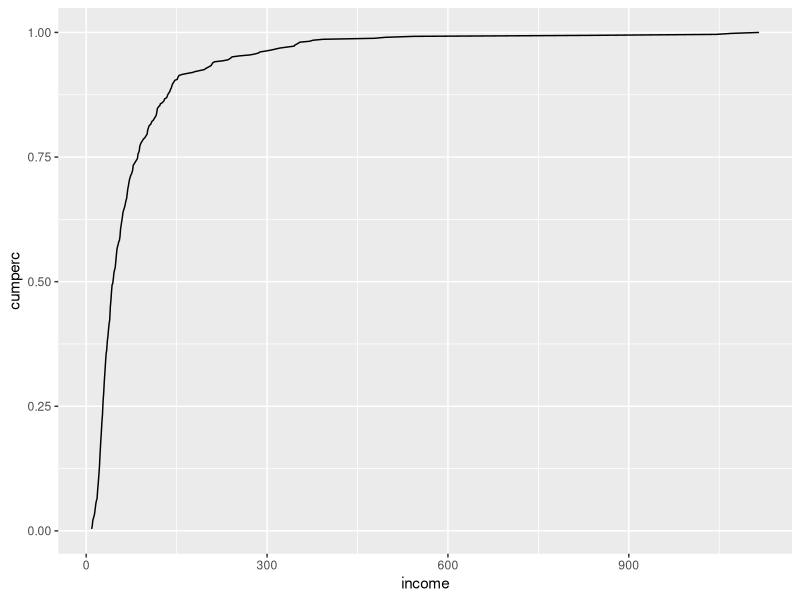
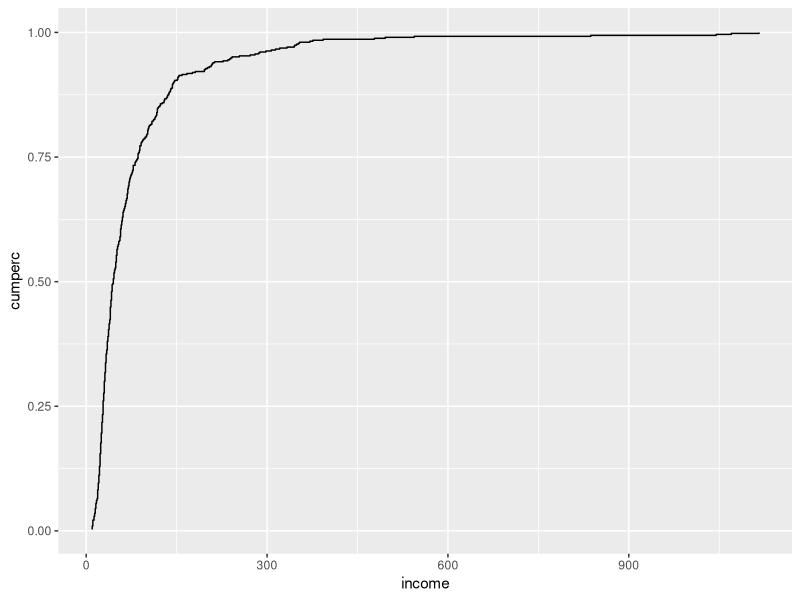
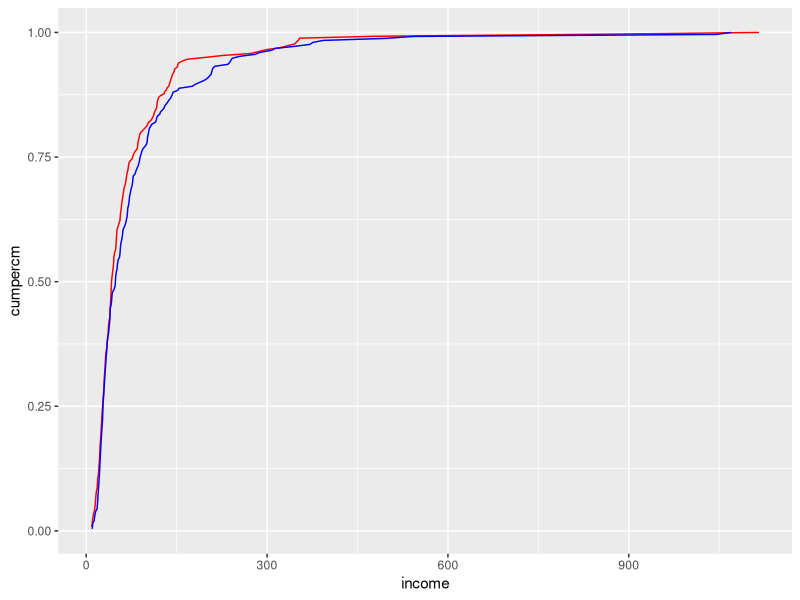
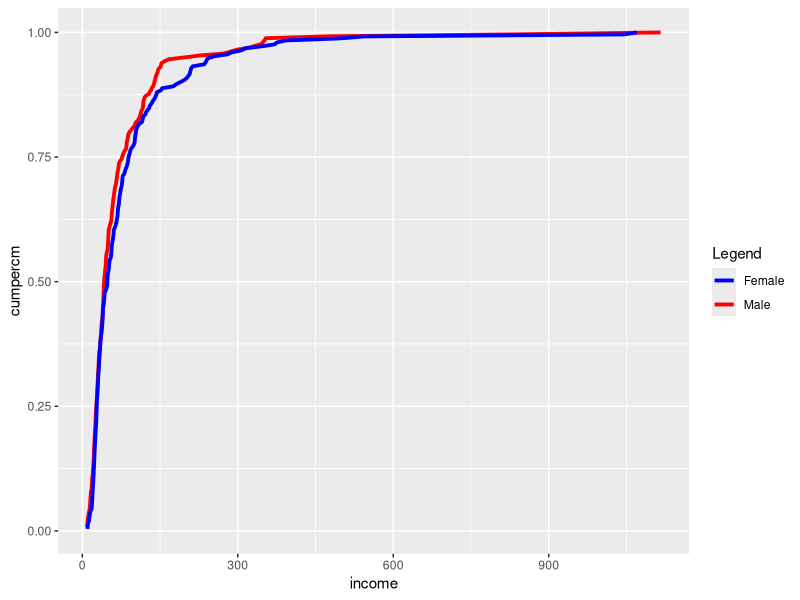

These charts were generated, in order, by the following R code:
demo <- read.csv("demographics.csv")

# View(demo)

##########
### how to build cumulative frequency line charts with ggplot2
##########

### we will create a cumulative frequencies line for the variable income

### load the packages

library(ggplot2)

library(plyr)   ### we need the count function

### create a data frame with the unique income values

mydata <- count(demo, 'income')

# View(mydata)

### compute the cumulative counts and percentages

cumul <- cumsum(mydata$freq)

cumperc <- cumul/nrow(demo)

### add the cumulative frequencies column to the iniatial mydata matrix

mydata <- cbind(mydata, cumperc)

# View(mydata)

### plot the cumulative frequencies line (smooth)

ggplot()+
  geom_line(data=mydata, aes(x=income, y=cumperc))

### OR plot the stepped line

ggplot()+
  geom_step(data=mydata, aes(x=income, y=cumperc))

#################

### create grouped cumulative frequencies lines
### we will build a cumulative frequencies line chart for the variable income
### for each gender group

## first we create two databases, by gender, using the brackets

male <- demo[demo$gender=="Male",]

female <- demo[demo$gender=="Female",]

# View(male)

# View(female)

### for the male data frame, we get the unique income values
### then compute the cumulative relative frequencies

mydata_male <- count(male, "income")

cumulm <- cumsum(mydata_male$freq)

cumpercm <- cumulm/nrow(male)

### add the cumulative relative frequencies column

mydata_male <- cbind(mydata_male, cumpercm)

# View(mydata_male)

### the same for the female data frame

mydata_female <- count(female, "income")

cumulf <- cumsum(mydata_female$freq)

cumpercf <- cumulf/nrow(female)

mydata_female <- cbind(mydata_female, cumpercf)

# View(mydata_female)

### now we can build the chart

ggplot()+geom_line(data=mydata_male, aes(x=income, y=cumpercm), color="red")+
  geom_line(data=mydata_female, aes(x=income, y=cumpercf), color="blue")

### for a stepped line we must replace geom_line with geom_step

### add a legent to the chart

lgd <- scale_color_manual("Legend", values=c(Male="red", Female="blue"))

ggplot()+
  geom_line(data=mydata_male, aes(x=income, y=cumpercm, color="Male"), size=1.3)+
  geom_line(data=mydata_female, aes(x=income, y=cumpercf, color="Female"), size=1.3)+
  lgd



